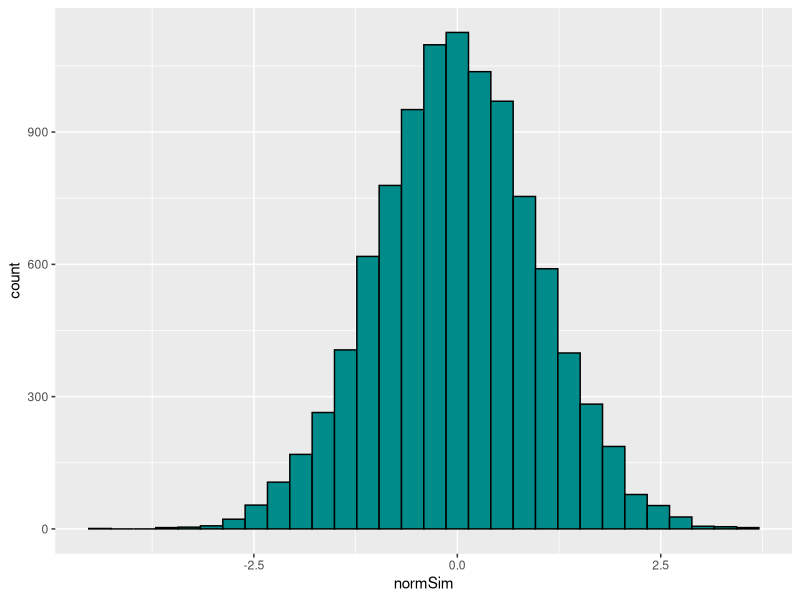
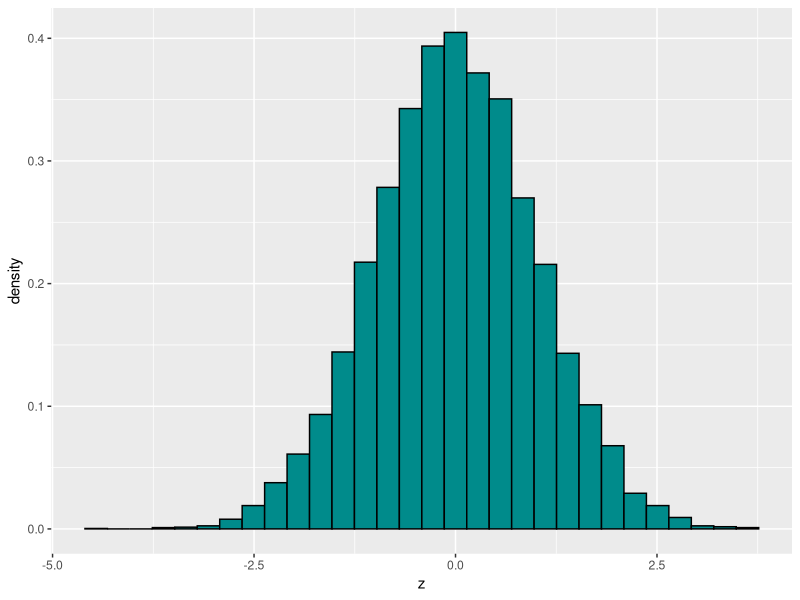
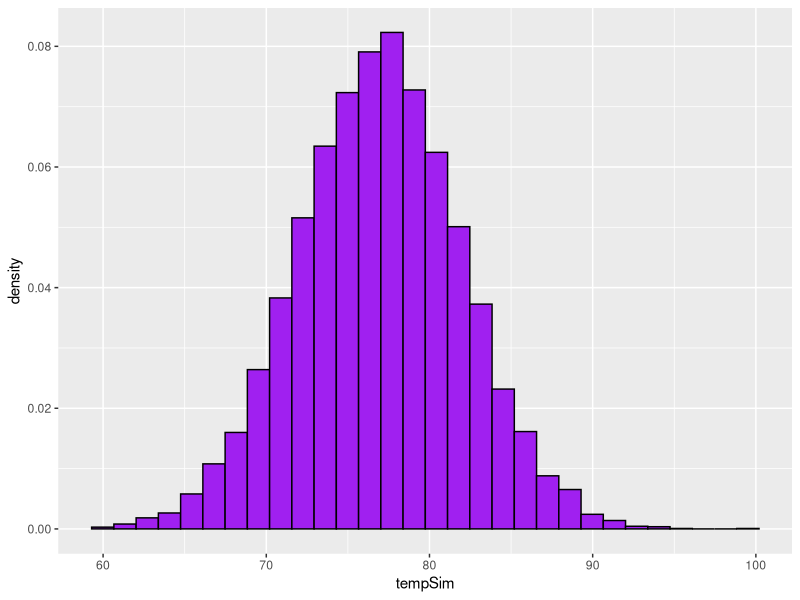
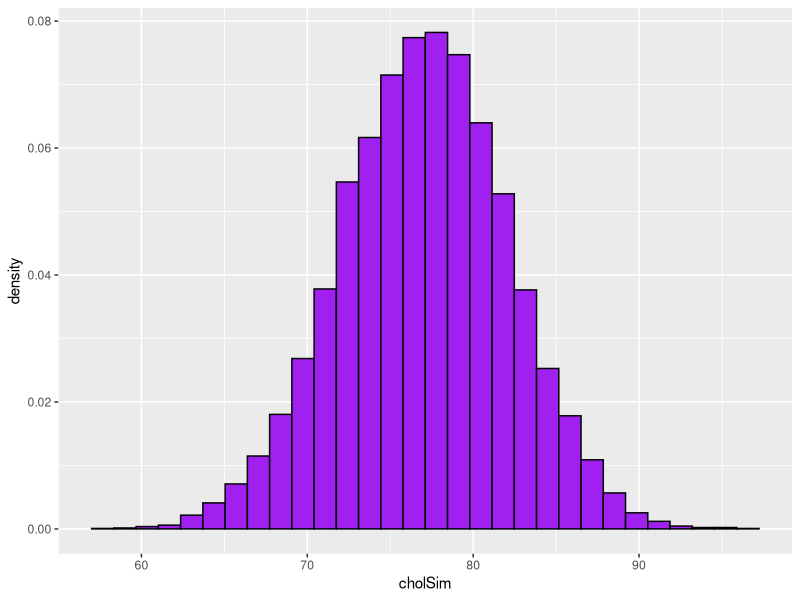

Recreate these plots in R, in order.
## ---- chunk 1
knitr::opts_chunk$set(echo = TRUE)

library(tidyverse)
## ---- chunk 2
normSim = rnorm(10000,0,1)
## ---- chunk 3
tibble(normSim) %>%
  ggplot(aes(x=normSim)) +
  geom_histogram(color="black",fill="cyan4")

## ---- chunk 4
nsTibble = tibble(normSim)
mean(normSim)

z = (normSim-mean(normSim))/sd(normSim)

nsTibble %>%
  mutate(
    z_score = z
  )

nsTibble %>%
  ggplot(aes(x=z,y=..density..)) +
  geom_histogram(color="black",fill="cyan4")

pnorm(-2,0,1)

## ---- chunk 5
pnorm(-2,0,1) #?

## ---- chunk 6
jz = (4948-4313)/583
hz = (5513-5261)/807

#Jed's Z-score:
jz
#Heather's Z-score:
hz
## ---- chunk 7
1-pnorm(hz,0,1)

## ---- chunk 8
1-pnorm(jz,0,1)

## ---- chunk 9

0-2*1
0+2*1

5261-2*807
5261+2*807

## ---- chunk 10
tempSim = rnorm(10000,77,5)
tibble(tempSim) %>%
  ggplot() +
  geom_histogram(aes(x=tempSim,y=..density..),color="black",fill="purple")
tempmean=77
tempsd=5

## ---- chunk 11
1-pnorm(83,tempmean,tempsd)

## ---- chunk 12
qnorm(.10,tempmean,tempsd)

## ---- chunk 13
cholSim = rnorm(10000,77,5)
tibble(cholSim) %>%
  ggplot() +
  geom_histogram(aes(x=cholSim,y=..density..),color="black",fill="purple")
cholmean=185
#cholstd = ?
#standardize

# z=(x-u)/o
# 18.5% is 1 standard deviation above the mean => z=1
# 1=(x-u)/o
# o=(x-u)
# o=(220-185) => o=35 mg/dL

